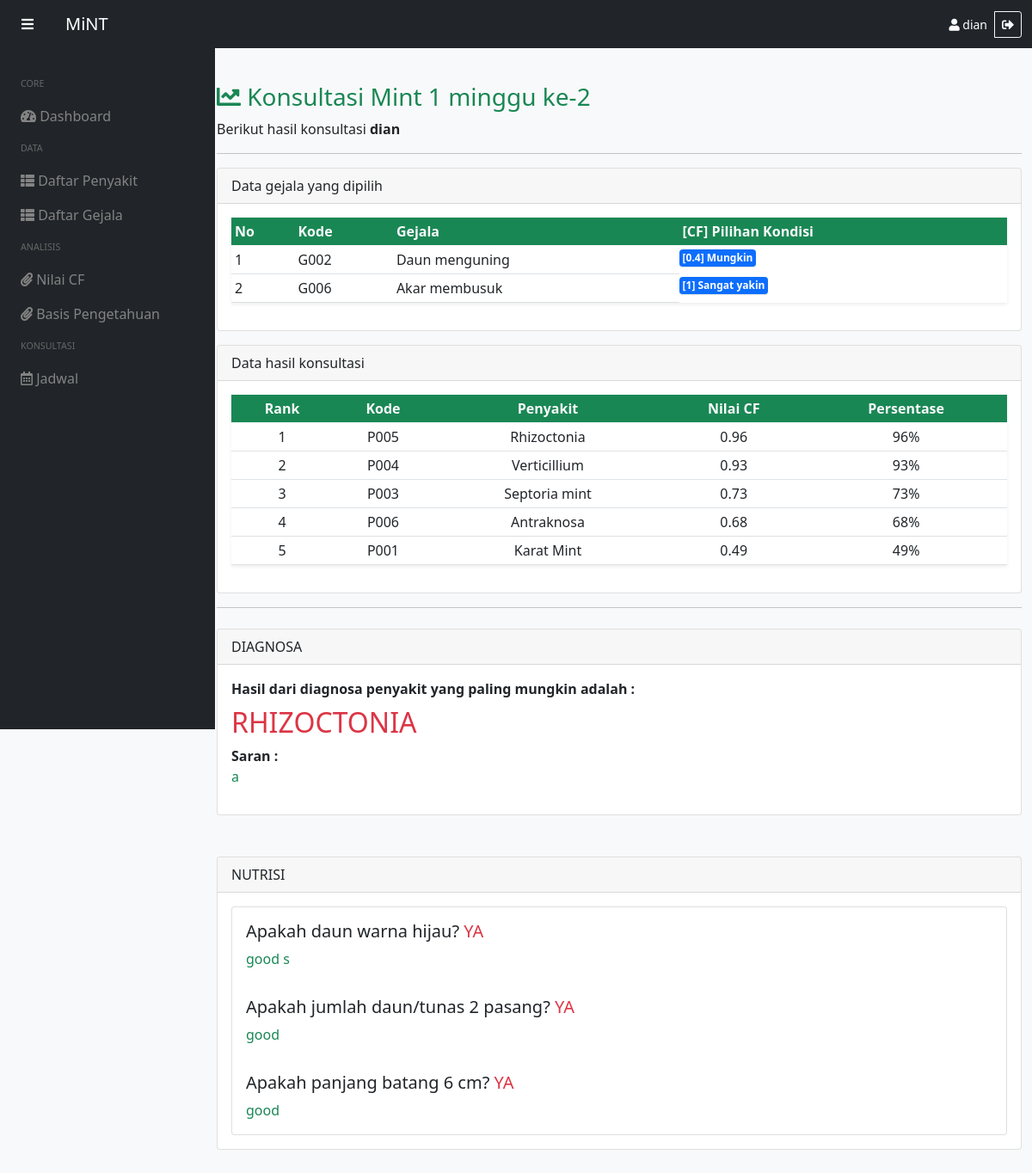
Screenshot of /konsultasi-hasil/2/Mint 1/1/1 (signed in) with the database file from the repository.
### tables this page shows
CREATE TABLE `konsultasi_penyakit` (
  `id_kp` int(255) NOT NULL,
  `id_jadwal` int(255) NOT NULL,
  `id_penyakit` int(255) NOT NULL,
  `id_gejala` int(255) NOT NULL,
  `id_nilai_cf` int(255) NOT NULL,
  `perkalian` double NOT NULL,
  `hasil` double NOT NULL,
  `pekan` int(50) NOT NULL,
  `ke` int(255) NOT NULL
);

CREATE TABLE `gejala` (
  `id_gejala` int(255) NOT NULL,
  `kode_gejala` varchar(100) NOT NULL,
  `nama_gejala` varchar(100) NOT NULL,
  `saran_gejala` varchar(255) NOT NULL
);

CREATE TABLE `nilai_cf` (
  `id_nilai_cf` int(255) NOT NULL,
  `nilai` varchar(10) NOT NULL,
  `keterangan` varchar(50) NOT NULL
);

CREATE TABLE `penyakit` (
  `id_penyakit` int(255) NOT NULL,
  `kode_penyakit` varchar(100) NOT NULL,
  `nama_penyakit` varchar(100) NOT NULL,
  `info_penyakit` varchar(255) NOT NULL,
  `saran_penyakit` varchar(255) NOT NULL
);

CREATE TABLE `konsultasi_nutrisi` (
  `id_kn` int(255) NOT NULL,
  `id_jadwal` int(255) NOT NULL,
  `id_nutrisi` int(255) NOT NULL,
  `pekan` int(10) NOT NULL,
  `ke` int(255) NOT NULL
);

CREATE TABLE `nutrisi` (
  `id_nutrisi` int(255) NOT NULL,
  `pertanyaan` varchar(255) NOT NULL,
  `minggu` int(10) NOT NULL,
  `kondisi` varchar(10) NOT NULL,
  `keterangan` varchar(255) NOT NULL
);

### app/config/functions.php (called while the page is built, shortened)
<?php
$conn = mysqli_connect("localhost", "root", "", "mint2");
function query($query)
{
    global $conn;
    $result = mysqli_query($conn, $query);
    $rows = [];
    while ($row = mysqli_fetch_assoc($result)) {
        $rows[] = $row;
    }
    return $rows;
}

### app/member/hasil.php (the view, shortened to what this page needs)
<?php
$keBaru = $geturl[4];
$idJadwal = $geturl[3];
$tanaman = $geturl[2];
$minggu = $geturl[1];
$user = $_SESSION['username'];
$qUser = query("SELECT * FROM users WHERE username = '$user'")[0];
$idUser = $qUser['id'];
$gejala = query("SELECT * FROM konsultasi_penyakit, jadwal, penyakit, gejala, nilai_cf
                WHERE konsultasi_penyakit.id_jadwal = jadwal.id_jadwal AND
                        konsultasi_penyakit.id_penyakit = penyakit.id_penyakit AND
                        konsultasi_penyakit.id_gejala = gejala.id_gejala AND
                        konsultasi_penyakit.id_nilai_cf = nilai_cf.id_nilai_cf AND
                        konsultasi_penyakit.id_jadwal = '$idJadwal' AND
                        konsultasi_penyakit.pekan = '$minggu' AND
                        konsultasi_penyakit.ke = '$keBaru' GROUP BY gejala.nama_gejala ORDER BY gejala.kode_gejala");
$penyakit = query("SELECT * FROM konsultasi_penyakit, jadwal, penyakit, gejala, nilai_cf
                WHERE konsultasi_penyakit.id_jadwal = jadwal.id_jadwal AND
                        konsultasi_penyakit.id_penyakit = penyakit.id_penyakit AND
                        konsultasi_penyakit.id_gejala = gejala.id_gejala AND
                        konsultasi_penyakit.id_nilai_cf = nilai_cf.id_nilai_cf AND
                        konsultasi_penyakit.id_jadwal = '$idJadwal' AND
                        konsultasi_penyakit.pekan = '$minggu' AND
                        konsultasi_penyakit.ke = '$keBaru' GROUP BY nama_penyakit ORDER BY hasil DESC");
$maks = query("SELECT MAX(hasil) AS maks FROM konsultasi_penyakit WHERE id_jadwal  = '$idJadwal' AND pekan = '$minggu' AND ke = '$keBaru'")[0];
$maksimal = $maks['maks'];
$diagnosa = query("SELECT * FROM konsultasi_penyakit, jadwal, penyakit, gejala, nilai_cf
                WHERE konsultasi_penyakit.id_jadwal = jadwal.id_jadwal AND
                        konsultasi_penyakit.id_penyakit = penyakit.id_penyakit AND
                        konsultasi_penyakit.id_gejala = gejala.id_gejala AND
                        konsultasi_penyakit.id_nilai_cf = nilai_cf.id_nilai_cf AND
                        konsultasi_penyakit.id_jadwal = '$idJadwal' AND
                         pekan = '$minggu' AND ke = '$keBaru' AND
                         hasil = '$maksimal' GROUP BY nama_penyakit ORDER BY kode_penyakit");
$nutrisi = query("SELECT * FROM konsultasi_nutrisi, jadwal, nutrisi WHERE
                    konsultasi_nutrisi.id_jadwal = jadwal.id_jadwal AND
                    konsultasi_nutrisi.id_nutrisi = nutrisi.id_nutrisi AND
                    jadwal.id_user = '$idUser' AND
                    konsultasi_nutrisi.id_jadwal = '$idJadwal' AND ke = '$keBaru' AND
                    konsultasi_nutrisi.pekan = '$minggu'  ORDER BY pertanyaan");
?>
<div id="content" class="container">
    <div class="row mt-4">
        <div class="col-sm">
            <h3 class="text-success"><i class="fas fa-chart-line"></i> Konsultasi <?= $tanaman; ?> minggu ke-<?= $minggu; ?></h3>
            <p>Berikut hasil konsultasi <strong><?= $user; ?></strong></p>
            <hr>
        </div>
    </div>
    <div class="row">
        <div class="col-sm">
            <div class="card">
                <div class="card-header">
                    Data gejala yang dipilih
                </div>
                <div class="card-body">
                    <table class="table table-sm table-hover shadow-sm">
                        <thead class="bg-success text-light">
                            <tr>
                                <th scope=" col">No</th>
                                <th scope=" col">Kode</th>
                                <th scope="col">Gejala</th>
                                <th scope="col">[CF] Pilihan Kondisi</th>
                            </tr>
                        </thead>
                        <tbody>
                            <?php $no = 1; ?>
                            <?php foreach ($gejala as $row) : ?>
                                <tr>
                                    <td><?= $no; ?></td>
                                    <td><?= $row['kode_gejala']; ?></td>
                                    <td><?= $row['nama_gejala']; ?></td>
                                    <td class="badge bg-primary">
                                        <?php
                                        echo '[' . $row['nilai'] . '] ' . $row['keterangan'];
                                        ?>
                                    </td>
                                </tr>
                                <?php $no++; ?>
                            <?php endforeach; ?>
                        </tbody>
                    </table>
                </div>
            </div>
        </div>
    </div>
    <div class="row mt-3">
        <div class="col-sm">
            <div class="card">
                <div class="card-header">
                    Data hasil konsultasi
                </div>
                <div class="card-body">
                    <table class="table table-sm  table-hover shadow-sm text-center">
                        <thead class="bg-success text-light">
                            <tr>
                                <th scope=" col">Rank</th>
                                <th scope=" col">Kode</th>
                                <th scope="col">Penyakit</th>
                                <th scope="col">Nilai CF</th>
                                <th scope="col">Persentase</th>
                            </tr>
                        </thead>
                        <tbody>
                            <?php $rank = 1; ?>
                            <?php foreach ($penyakit as $row) : ?>
                                <tr>
                                    <td><?= $rank; ?></td>
                                    <td><?= $row['kode_penyakit']; ?></td>
                                    <td><?= $row['nama_penyakit']; ?></td>
                                    <td><?= $row['hasil']; ?></td>
                                    <td>
                                        <?php
                                        echo $row['hasil'] * 100 . '%';
                                        ?>
                                    </td>
                                </tr>
                                <?php $rank++; ?>
                            <?php endforeach; ?>
                        </tbody>
                    </table>
                </div>
            </div>
        </div>
    </div>
    <hr>
    <div class="row mt-4 mb-5">
        <div class="col-sm">
            <div class="card">
                <div class="card-header">
                    DIAGNOSA
                </div>
                <div class="card-body">
                    <span class="fw-bold">Hasil dari diagnosa penyakit yang paling mungkin adalah :</span>
                    <?php foreach ($diagnosa as $d) : ?>
                        <h2 class="text-danger mt-2 mb-2"><?= strtoupper($d['nama_penyakit']); ?></h2>
                        <span class="fw-bold">Saran :</span>
                        <p class="text-success"><?= $d['saran_penyakit']; ?></p>
                    <?php endforeach; ?>
                </div>
            </div>
        </div>
    </div>
    <div class="row mt-4 mb-5">
        <div class="col-sm">
            <div class="card">
                <div class="card-header">
                    NUTRISI
                </div>
                <div class="card-body">
                    <div class="card">
                        <?php foreach ($nutrisi as $row) : ?>
                            <div class="card-body">
                                <h5 class="card-title"><?= $row['pertanyaan']; ?> <span class="text-danger"><?= $row['kondisi']; ?></span></h5>
                                <p class="card-text text-success"><?= $row['keterangan']; ?></p>
                            </div>
                        <?php endforeach; ?>
                    </div>
                </div>
            </div>
        </div>
    </div>
</div>

### public/css/style.css (style rules this page uses)
#content { margin-left: 20%; transition: all 0.7s; }

### rows the page displays
konsultasi_penyakit: id_gejala.kode_gejala "G002", id_gejala.nama_gejala "Daun menguning", id_nilai_cf.nilai "0.4", id_nilai_cf.keterangan "Mungkin", id_penyakit.kode_penyakit "P001", id_penyakit.nama_penyakit "Karat Mint", hasil "0.49", $row['hasil']*100 "49"
konsultasi_penyakit: id_gejala.kode_gejala "G006", id_gejala.nama_gejala "Akar membusuk", id_nilai_cf.nilai "1", id_nilai_cf.keterangan "Sangat yakin", id_penyakit.kode_penyakit "P005", id_penyakit.nama_penyakit "Rhizoctonia", hasil "0.96", $row['hasil']*100 "96", id_penyakit.nama_penyakit "RHIZOCTONIA", id_penyakit.saran_penyakit "a"
konsultasi_penyakit: id_penyakit.kode_penyakit "P004", id_penyakit.nama_penyakit "Verticillium", hasil "0.93", $row['hasil']*100 "93"
konsultasi_penyakit: id_penyakit.kode_penyakit "P003", id_penyakit.nama_penyakit "Septoria mint", hasil "0.73", $row['hasil']*100 "73"
konsultasi_penyakit: id_penyakit.kode_penyakit "P006", id_penyakit.nama_penyakit "Antraknosa", hasil "0.68", $row['hasil']*100 "68"
konsultasi_nutrisi: id_nutrisi.pertanyaan "Apakah daun warna hijau?", id_nutrisi.kondisi "YA", id_nutrisi.keterangan "good s"
konsultasi_nutrisi: id_nutrisi.pertanyaan "Apakah jumlah daun/tunas 2 pasang?", id_nutrisi.kondisi "YA", id_nutrisi.keterangan "good"
konsultasi_nutrisi: id_nutrisi.pertanyaan "Apakah panjang batang 6 cm?", id_nutrisi.kondisi "YA", id_nutrisi.keterangan "good"

### other values shown
$_SESSION['username'] "dian"
$tanaman "Mint 1"
$minggu "2"
$user "dian"
